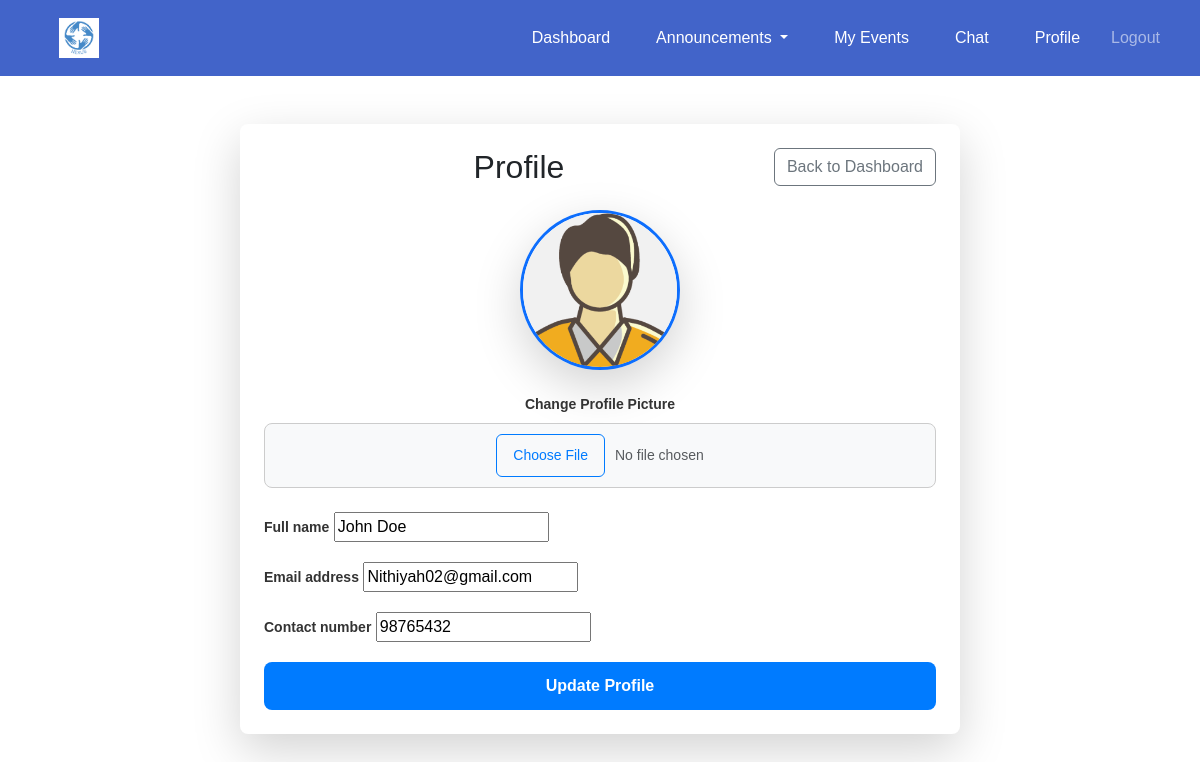
The app's page /profile/ (signed in) with its own data.
### accounts/models.py (models this page shows, shortened)
class CustomUser(AbstractUser):
    USER_TYPE_CHOICES = [
        ('volunteer', 'Volunteer'),
        ('organisation', 'Organisation'),
    ]
    user_type = models.CharField(max_length=20, choices=USER_TYPE_CHOICES)
    contact_number = models.CharField(max_length=10, blank= True, null=True)
    full_name = models.CharField(max_length=255, blank=True, null=True)
    personnel_name = models.CharField(max_length=255, blank=True, null=True)
    profile_picture = models.ImageField(upload_to='profile_pics/', blank=True, null=True)

### accounts/views.py (the view)
# urls.py: path('profile/', profile_view, name='profile'),
@login_required
def profile_view(request):
    user = request.user  # Get logged-in user
    if request.method == 'POST':
        form = ProfileUpdateForm(request.POST, request.FILES, instance=user)
        if form.is_valid():
            form.save()
            return redirect('accounts:profile')  # Redirect to profile page after saving
    else:
        form = ProfileUpdateForm(instance=user)
    return render(request, 'accounts/profile.html', {'form': form})

### accounts/forms.py
class ProfileUpdateForm(forms.ModelForm):
    class Meta:
        model = CustomUser
        fields = ['profile_picture', 'full_name', 'email', 'contact_number']
        widgets = {
            'email': forms.EmailInput(attrs={'readonly': 'readonly'}),
        }

### accounts/templates/accounts/profile.html (shortened to what this page needs)
{% extends 'base.html' %}
{% block content %}
<div class="container mt-5">
    <div class="row justify-content-center">
        <div class="col-md-8">
            <div class="card shadow-lg p-4 rounded-3">
                <div class="d-flex justify-content-between align-items-center mb-4">
                    <h2 class="text-center flex-grow-1 mb-0">Profile</h2>
                    <a href="{% if request.user.user_type == 'organisation' %}{% url 'events:organisation_events' %}{% else %}{% url 'events:volunteer_events' %}{% endif %}" class="btn btn-outline-secondary">Back to Dashboard</a>
                </div>
                <div class="text-center mb-4">
                    {% if user.profile_picture %}
                        <img id="profile-preview" src="{{ user.profile_picture.url }}" alt="Profile Picture" class="rounded-circle shadow-lg border border-3 border-primary" width="160" height="160">
                    {% else %}
                        <img id="profile-preview" src="/static/default_profile.png" alt="Default Profile Picture" class="rounded-circle shadow-lg border border-3 border-secondary" width="160" height="160">
                    {% endif %}
                </div>
                <form method="POST" enctype="multipart/form-data" class="needs-validation" novalidate>
                    <div class="mb-4 text-center">
                        <label for="profile-picture-upload" class="form-label fw-bold d-block">Change Profile Picture</label>
                        <div class="custom-file-upload">
                            <label for="profile-picture-upload" id="choose-file-btn" class="btn btn-outline-primary">Choose File</label>
                            <span id="file-name-display" class="text-muted">No file chosen</span>
                        </div>
                    </div>
                    {% for field in form %}
                        {% if field.widget.input_type == "checkbox" %}
                            <div class="form-check mb-3">
                                {{ field }}
                                <label class="form-check-label" for="{{ field.id_for_label }}">{{ field.label }}</label>
                            </div>
                        {% elif field.name == "profile_picture" %}
                        {% else %}
                            <div class="mb-3">
                                <label for="{{ field.id_for_label }}" class="form-label fw-bold">{{ field.label }}</label>
                                {{ field }}
                            </div>
                        {% endif %}
                    {% endfor %}
                    <div class="d-grid">
                        <button type="submit" class="btn btn-primary btn-lg">Update Profile</button>
                    </div>
                </form>
            </div>
        </div>
    </div>
</div>
{% endblock %}

### templates/base.html (style rules this page uses)
body { margin: 0; font-family: Arial, sans-serif; }

### accounts/templates/accounts/profile.html (style rules this page uses)
.card { border-radius: 12px; border: none; box-shadow: 0px 4px 10px rgba(0, 0, 0, 0.1); }
.rounded-circle { object-fit: cover; }
.form-label { font-size: 14px; color: #333; }
.btn-primary { background-color: #007bff; border: none; padding: 12px; font-size: 16px; border-radius: 8px; font-weight: bold; transition: background 0.3s ease; }
.btn-outline-secondary { border-radius: 6px; transition: all 0.3s ease; }
.custom-file-upload { display: flex; justify-content: center; align-items: center; gap: 10px; padding: 10px; background: #f8f9fa; border: 1px solid #ccc; border-radius: 8px; cursor: pointer; transition: background 0.3s ease; }
.custom-file-upload label { padding: 10px 16px; border-radius: 6px; cursor: pointer; font-size: 14px; border: 1px solid #007bff; color: #007bff; transition: background 0.3s ease, color 0.3s ease; }
#file-name-display { font-size: 14px; color: #555; }

### records on screen
CustomUser: profile_picture (picture), form "John Doe" "Nithiyah02@gmail.com" "98765432"

### other values on screen
{{ field.label }} "Full name" "Email address" "Contact number"
